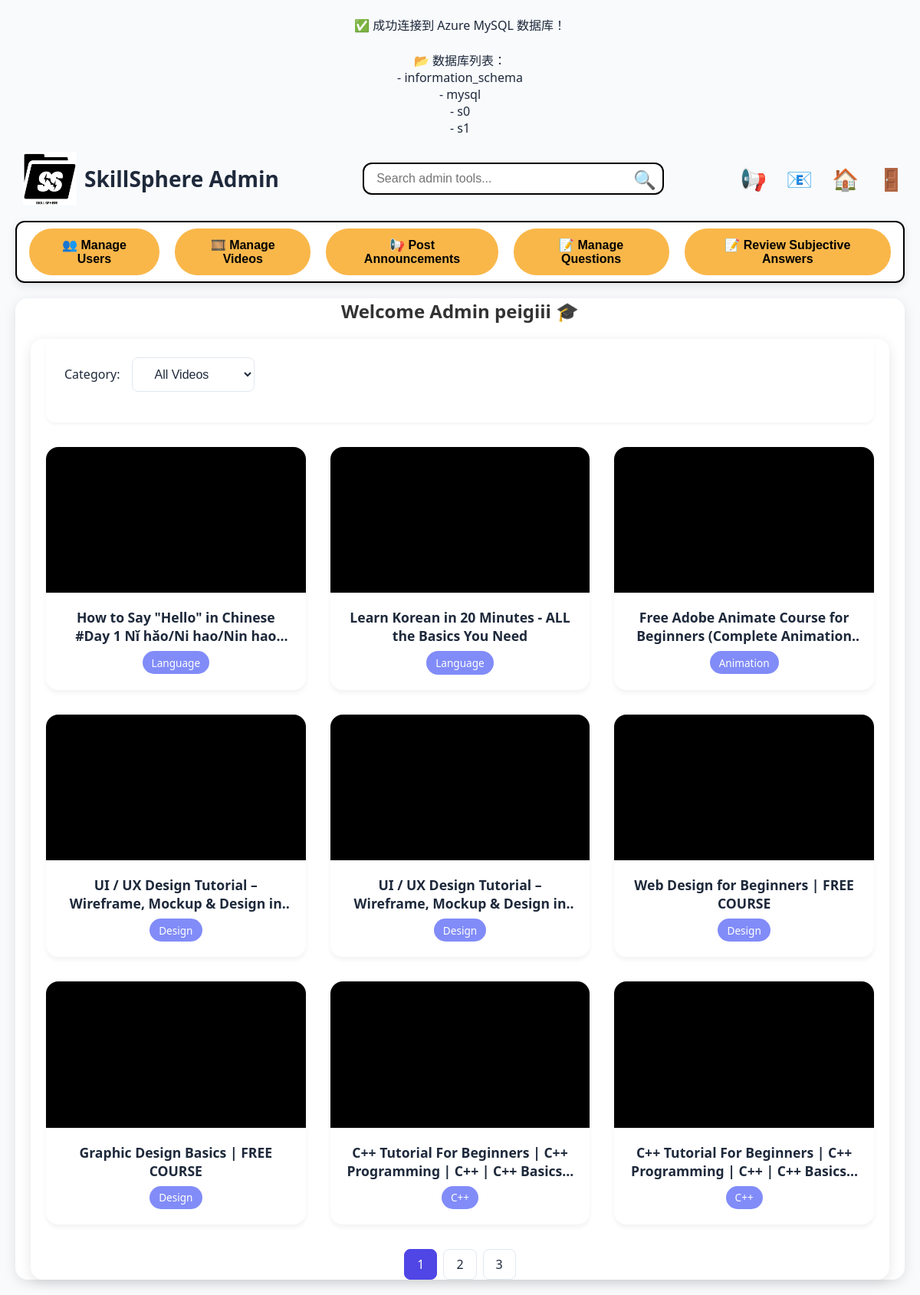
Page /templates/admin_dashboard.php (signed in) on the committed database.
### tables this page shows
CREATE TABLE `users` (
  `id` int(11) UNSIGNED NOT NULL,
  `username` varchar(50) NOT NULL,
  `email` varchar(100) NOT NULL,
  `PASSWORD` varchar(255) NOT NULL,
  `profile_picture` varchar(255) DEFAULT NULL,
  `phone` varchar(20) DEFAULT NULL,
  `country` varchar(50) DEFAULT NULL,
  `state` varchar(50) DEFAULT NULL,
  `city` varchar(50) DEFAULT NULL,
  `race` varchar(50) DEFAULT NULL,
  `avatar` varchar(255) DEFAULT NULL,
  `role` enum('admin','user') NOT NULL DEFAULT 'user',
  `created_at` datetime DEFAULT current_timestamp(),
  `last_login_at` datetime DEFAULT NULL,
  `admin_note` text DEFAULT NULL,
  `STATUS` enum('active','inactive') NOT NULL DEFAULT 'active',
  `reset_token` varchar(255) DEFAULT NULL,
  `reset_token_expires` datetime DEFAULT NULL
);

CREATE TABLE `videos` (
  `id` int(11) NOT NULL,
  `title` varchar(255) NOT NULL,
  `description` text DEFAULT NULL,
  `category` varchar(50) DEFAULT NULL,
  `file_path` varchar(255) NOT NULL,
  `thumbnail` varchar(255) DEFAULT NULL,
  `upload_time` timestamp NOT NULL DEFAULT current_timestamp(),
  `uploaded_at` datetime DEFAULT current_timestamp(),
  `like_count` int(11) DEFAULT 0,
  `user_id` int(11) NOT NULL,
  `created_at` timestamp NOT NULL DEFAULT current_timestamp(),
  `video_url` varchar(255) DEFAULT NULL
);

### templates/display_video.php (the view, shortened to what this page needs)
<?php
$servername = "localhost";
$username = "root";
$password = "";
$dbname = "skillsphere_db";
$conn = new mysqli($servername, $username, $password, $dbname);
$category = isset($_GET['category']) ? $_GET['category'] : '';
$page = isset($_GET['page']) ? max(1, intval($_GET['page'])) : 1;
$pageSize = isset($GLOBALS['pageSize']) ? $GLOBALS['pageSize'] : 9;
$where = $category ? "WHERE category='".$conn->real_escape_string($category)."'" : '';
$countSql = "SELECT COUNT(*) as cnt FROM videos $where";
$countRes = $conn->query($countSql);
$total = $countRes ? $countRes->fetch_assoc()['cnt'] : 0;
$totalPages = ceil($total / $pageSize);
$offset = ($page-1)*$pageSize;
$sql = "SELECT id, title, description, category, file_path, video_url FROM videos $where ORDER BY id DESC LIMIT $offset, $pageSize";
$result = $conn->query($sql);
?>
<!DOCTYPE html>
<html lang="en">
<head>
</head>
<body>
    <div class="container">
        <div class="filter-section">
            <form class="filter-bar" method="get" action="">
                <label for="cat">Category:</label>
                <select name="category" id="cat" onchange="this.form.submit()">
                    <option value="">All Videos</option>
                </select>
            </form>
        </div>
        <div class="grid">
            <?php if ($result && $result->num_rows > 0): ?>
                <?php while($row = $result->fetch_assoc()): ?>
                    <a href="video_detail.php?id=<?php echo $row['id']; ?>" class="video-card">
                        <div class="video-thumbnail">
                            <video src="<?php echo htmlspecialchars($row['file_path'] ?? $row['video_url']); ?>"
                                   preload="metadata"
                                   data-video-id="<?php echo $row['id']; ?>">
                            </video>
                        </div>
                        <div class="video-info">
                            <h3 class="video-title"><?php echo htmlspecialchars($row['title']); ?></h3>
                            <span class="video-category"><?php echo htmlspecialchars($row['category']); ?></span>
                        </div>
                    </a>
                <?php endwhile; ?>
            <?php else: ?>
                <div class="loading">
                    <p>No videos available</p>
                </div>
            <?php endif; ?>
        </div>
        <?php if ($totalPages > 1): ?>
            <div class="pagination">
                <?php for($i=1; $i<=$totalPages; $i++): ?>
                    <a href="?category=<?= urlencode($category) ?>&page=<?= $i ?>"
                       class="<?= $i==$page?'active':'' ?>">
                        <?= $i ?>
                    </a>
                <?php endfor; ?>
            </div>
        <?php endif; ?>
    </div>
</body>
</html>

### templates/db.php (shortened to what this page needs)
<?php
$host = 'skillspheredb.mysql.database.azure.com';
$username = 'peiyin5917@skillspheredb';
$password = '0917Peiyin.';
$dbname = 'skillsphere';
try {
    $pdo = new PDO("mysql:host=$host;dbname=$dbname;charset=utf8mb4", $username, $password);
    $pdo->setAttribute(PDO::ATTR_ERRMODE, PDO::ERRMODE_EXCEPTION);
    $stmt = $pdo->query("SHOW DATABASES;");
    echo "<br><br>📂 数据库列表：<br>";
    while ($row = $stmt->fetch(PDO::FETCH_ASSOC)) {
        echo " - " . $row['Database'] . "<br>";
    }
} catch (PDOException $e) {
    die("❌ 数据库连接失败: " . $e->getMessage());
}
?>

### templates/admin_dashboard.php (shortened to what this page needs)
<?php
require 'db.php';
$stmt = $pdo->prepare("SELECT username, role FROM users WHERE id = ?");
$stmt->execute([$_SESSION['user_id']]);
$user = $stmt->fetch(PDO::FETCH_ASSOC);
?>
<!DOCTYPE html>
<html>
<head>
    <?php include 'adminnav.php'; ?>
</head>
<body>
    <div class="container">
        <h2>Welcome Admin <?= htmlspecialchars($user['username']) ?> 🎓</h2>
    <div id="videoSection" class="video-section">
        <?php include 'display_video.php'; ?>
    </div>
</body>
</html>

### templates/adminnav.php (shortened to what this page needs)
<head>
  <link rel="stylesheet" href="style.css">
</head>
<div style="display: flex; align-items: center; justify-content: space-between; flex-wrap: wrap; gap: 20px; padding-top: 20px;">
  <div style="display: flex; align-items: center;">
    <img src="../static/final_logo.png" alt="SkillSphere Logo"
         style="width: 70px; height: 70px; margin-left: 10px;margin-right: 10px;">
    <span style="font-weight: bold; font-size: 28px;">SkillSphere Admin</span>
  </div>
  <div style="flex-grow: 1; display: flex; justify-content: center; align-items: center;">
    <input type="text" placeholder="Search admin tools..."
           style="width: 70%; max-width: 600px; padding: 10px 16px; border: 2px solid black;
                  border-radius: 12px; font-size: 16px; outline: none;">
    <span style="font-size: 24px; margin-left: -40px; cursor: pointer;"
          onclick="window.location.href='admin_dashboard.php'">🔍</span>
  </div>
  <div style="display: flex; gap: 25px; font-size: 28px;">
    <span onclick="window.location.href='manage_announcements.php'" style="cursor:pointer;">📢</span>
    <span onclick="window.location.href='mail.php'" style="cursor:pointer;">📧</span>
    <span onclick="window.location.href='admin_dashboard.php'" style="cursor:pointer;">🏠</span>
    <span onclick="window.location.href='logout.php'" style="cursor:pointer;">🚪</span>
  </div>
</div>
<div style="
  display: flex;
  justify-content: space-between;
  gap: 20px;
  margin-top: 20px;
  padding: 8px 16px;
  border: 2px solid black;
  border-radius: 12px;
  background-color: white;
  box-shadow: 0 4px 12px rgba(0, 0, 0, 0.1);
">
  <button onclick="window.location.href='manage_users.php'"
          style="margin: 0; padding: 12px 20px; background-color: #f9b74a;
                 color: black; border: none; border-radius: 30px;
                 font-size: 16px; font-weight: 600; cursor: pointer;">
    👥 Manage Users
  </button>
  <button onclick="window.location.href='manage_videos.php'"
          style="margin: 0; padding: 12px 20px; background-color: #f9b74a;
                 color: black; border: none; border-radius: 30px;
                 font-size: 16px; font-weight: 600; cursor: pointer;">
    🎞️ Manage Videos
  </button>
  <button onclick="window.location.href='manage_announcements.php'"
          style="margin: 0; padding: 12px 20px; background-color: #f9b74a;
                 color: black; border: none; border-radius: 30px;
                 font-size: 16px; font-weight: 600; cursor: pointer;">
    📢 Post Announcements
  </button>
  <button onclick="window.location.href='manage_questions.php'"
          style="margin: 0; padding: 12px 20px; background-color: #f9b74a;
                 color: black; border: none; border-radius: 30px;
                 font-size: 16px; font-weight: 600; cursor: pointer;">
    📝 Manage Questions
  </button>
  <button onclick="window.location.href='review_subjective.php'"
          style="margin: 0; padding: 12px 20px; background-color: #f9b74a;
                 color: black; border: none; border-radius: 30px;
                 font-size: 16px; font-weight: 600; cursor: pointer;">
    📝 Review Subjective Answers
  </button>
</div>

### templates/style.css (style rules this page uses)
body { font-family: Arial, sans-serif; margin: 0; padding: 0; text-align: center; background-color: white; }

### templates/admin_dashboard.php (style rules this page uses)
.container { max-width: 1200px; margin: 40px auto; background-color: white; padding: 30px; border-radius: 16px; box-shadow: 0 4px 16px rgba(0,0,0,0.1); }
h2 { text-align: center; color: #333; }
.grid { display: grid; grid-template-columns: repeat(auto-fit, minmax(200px, 1fr)); gap: 20px; margin-top: 30px; }
a { text-decoration: none; color: #333; }

### templates/display_video.php (style rules this page uses)
:root { --primary-color: #4f46e5; --secondary-color: #818cf8; --background-color: #f8fafc; --card-background: #ffffff; --text-primary: #1e293b; --text-secondary: #64748b; }
body { font-family: 'Segoe UI', system-ui, -apple-system, sans-serif; background-color: var(--background-color); margin: 0; padding: 20px; color: var(--text-primary); }
.container { max-width: 1200px; margin: 0 auto; padding: 0 20px; }
.filter-section { background: var(--card-background); padding: 1.5rem; border-radius: 12px; box-shadow: 0 2px 4px rgba(0,0,0,0.05); margin-bottom: 2rem; }
.filter-bar { display: flex; gap: 1rem; align-items: center; flex-wrap: wrap; }
.filter-bar select { padding: 0.75rem 1.5rem; border-radius: 8px; border: 1.5px solid #e2e8f0; font-size: 1rem; color: var(--text-primary); background-color: var(--card-background); cursor: pointer; transition: all 0.2s ease; }
.grid { display: grid; grid-template-columns: repeat(auto-fill, minmax(300px, 1fr)); gap: 2rem; margin-bottom: 2rem; }
.video-card { background: var(--card-background); border-radius: 16px; overflow: hidden; box-shadow: 0 4px 6px rgba(0,0,0,0.05); transition: transform 0.3s ease, box-shadow 0.3s ease; position: relative; }
.video-thumbnail { position: relative; width: 100%; padding-top: 56.25%; background: #000; overflow: hidden; }
.video-thumbnail video { position: absolute; top: 0; left: 0; width: 100%; height: 100%; object-fit: cover; }
.video-info { padding: 1.25rem; }
.video-title { font-size: 1.1rem; font-weight: 600; color: var(--text-primary); margin: 0 0 0.5rem 0; display: -webkit-box; -webkit-line-clamp: 2; -webkit-box-orient: vertical; overflow: hidden; }
.video-category { display: inline-block; padding: 0.35rem 0.75rem; background-color: var(--secondary-color); color: white; border-radius: 20px; font-size: 0.85rem; font-weight: 500; }
.pagination { display: flex; justify-content: center; gap: 0.5rem; margin-top: 2rem; }
.pagination a { padding: 0.5rem 1rem; border-radius: 8px; background: var(--card-background); color: var(--text-primary); text-decoration: none; font-weight: 500; border: 1.5px solid #e2e8f0; transition: all 0.2s ease; }
.pagination a.active, .pagination a:hover { background: var(--primary-color); color: white; border-color: var(--primary-color); }

### rows in the picture
users: username "peigiii"
videos: title "How to Say \"Hello\" in Chinese #Day 1 Nǐ hǎo/Ni hao/Nin…", category "Language"
videos: title "Learn Korean in 20 Minutes - ALL the Basics You Need", category "Language"
videos: title "Free Adobe Animate Course for Beginners (Complete…", category "Animation"
videos: title "UI / UX Design Tutorial – Wireframe, Mockup & Design…", category "Design"
videos: title "UI / UX Design Tutorial – Wireframe, Mockup & Design…", category "Design"
videos: title "Web Design for Beginners | FREE COURSE", category "Design"
videos: title "Graphic Design Basics | FREE COURSE", category "Design"
videos: title "C++ Tutorial For Beginners | C++ Programming | C++ | C++ Basics…", category "C++"
videos: title "C++ Tutorial For Beginners | C++ Programming | C++ | C++ Basics…", category "C++"

### other values in the picture
$row['Database'] "information_schema"
$row['Database'] "mysql"
$row['Database'] "s0"
$row['Database'] "s1"
